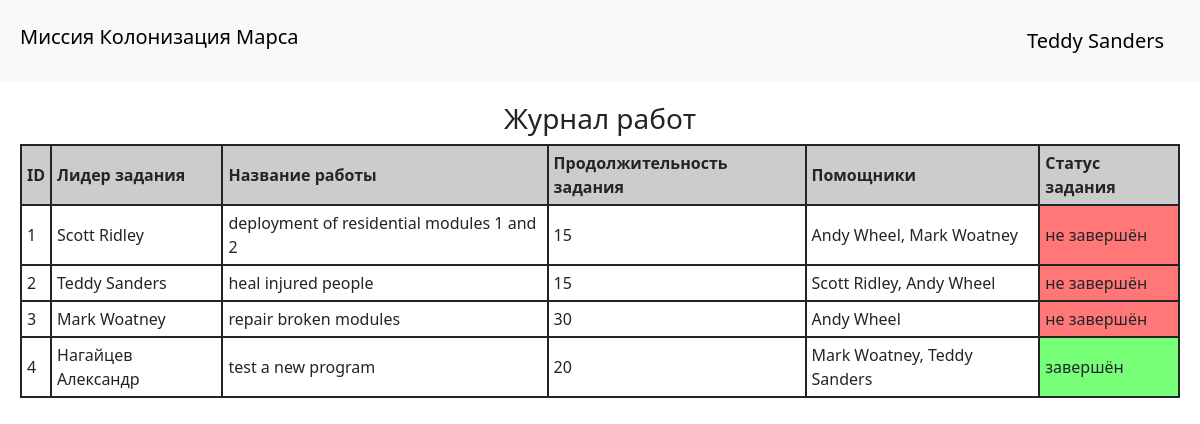
The page /worklog (signed in) on the database its author committed.
### users.py (models this page shows, shortened)
class User(SqlAlchemyBase, UserMixin):
    __tablename__ = 'users'
    id = Column(Integer, primary_key=True, autoincrement=True)
    surname = Column(String, nullable=True)
    name = Column(String, nullable=True)
    age = Column(Integer, nullable=True)
    position = Column(String, nullable=True)
    speciality = Column(String, nullable=True)
    address = Column(String, nullable=True)
    email = Column(String, unique=True, nullable=True)
    hashed_password = Column(String, nullable=True)
    modified_date = Column(DateTime, default=datetime.datetime.now)
    job = orm.relationship("Jobs", back_populates="user")

### jobs.py (models this page shows, shortened)
class Jobs(SqlAlchemyBase):
    __tablename__ = 'jobs'
    id = Column(Integer, primary_key=True, autoincrement=True)
    team_leader = Column(Integer, ForeignKey("users.id"))
    job = Column(String, nullable=True)
    work_size = Column(Integer, nullable=True)
    collaborators = Column(String, nullable=True)
    start_date = Column(DateTime, default=datetime.datetime.now)
    end_date = Column(DateTime, default=datetime.datetime.now)
    is_finished = Column(Boolean, nullable=True)
    user = orm.relationship("User")

### main.py (the view)
@app.route("/worklog")
@login_required
def worklog():
    return render_template("worklog.html", title="Журнал работы",
                           stylesheet_path=url_for('static', filename='css/style.css'),
                           jobs=db_sess.query(Jobs).all(), users=db_sess.query(User).all())

### main.py (called while the page is built)
@login_manager.user_loader
def load_user(user_id):
    return db_sess.query(User).get(user_id)

### templates/worklog.html
{% extends "base.html" %}
{% block content %}
<h3 align="center">Журнал работ</h3>
<table class="table_padding" align="center">
    <tr>
        <th>ID</th>
        <th>Лидер задания</th>
        <th>Название работы</th>
        <th>Продолжительность задания</th>
        <th>Помощники</th>
        <th>Статус задания</th>
    </tr>
    {% for job in jobs %}
    <tr>
        <td>{{ job.id }}</td>
        {% set leader = users[job.team_leader - 1] %}
        <td>{{ leader.surname }} {{ leader.name }}</td>
        <td>{{ job.job }}</td>
        <td>{{ job.work_size }}</td>
        <td>
            {% for collaborator in job.collaborators.split(", ") %}
                {% set user = users[collaborator|int - 1] %}
                {{user.surname}} {{user.name}}{% if not loop.last %}, {% endif %}
            {% endfor %}
        </td>
        <td style="background-color: #{% if job.is_finished == 1 %}77FF77{% else %}FF7777{% endif %}">
            {% if job.is_finished == 1 %}завершён{% else %}не завершён{% endif %}
        </td>
    </tr>
    {% endfor %}
</table>
{% endblock %}

### templates/base.html (shortened to what this page needs)
<!DOCTYPE html>
<html>
<head>
    <link href="https://cdn.jsdelivr.net/npm/bootstrap@5.3.0-alpha1/dist/css/bootstrap.min.css" rel="stylesheet"
/>
    <link rel="stylesheet" type="text/css" href="{{ stylesheet_path }}"/>
</head>
<body>
    <header>
        <nav class="navbar navbar-light bg-light" style="padding: 20px">
            <div padding="20px">
                <h1 class="navbar-brand">Миссия Колонизация Марса</h1>
            </div>
            {% if current_user.is_authenticated %}
                <a class="navbar-brand" href="/logout">{{ current_user.surname}} {{ current_user.name }}</a>
            {% else %}
                <p>
                    <a class="btn btn-primary" href="/register">Зарегистрироваться</a>
                    <a class="btn btn-success" href="/login">Войти</a>
                </p>
            {% endif %}
        </nav>
    </header>
    <main class="padding">
        {% block content %} {% endblock %}
    </main>
</body>
</html>

### static/css/style.css (style rules this page uses)
th { background-color: #cccccc; border: 2px solid; bordercolor: #000000; padding: 5px; }
td { background-color: #ffffff; border: 2px solid; bordercolor: #000000; padding: 5px; }
.padding { padding: 20px; }

### rows shown on the page
User: surname "Teddy", name "Sanders", surname "Teddy", name "Sanders"
Jobs: id "1", job "deployment of residential modules 1 and 2", work_size "15", is_finished "не завершён"
User: surname "Scott", name "Ridley", surname "Scott", name "Ridley"
User: surname "Andy" "Andy" "Andy", name "Wheel" "Wheel" "Wheel"
User: surname "Mark" "Mark", name "Woatney" "Woatney", surname "Mark", name "Woatney"
Jobs: id "2", job "heal injured people", work_size "15", is_finished "не завершён"
Jobs: id "3", job "repair broken modules", work_size "30", is_finished "не завершён"
Jobs: id "4", job "test a new program", work_size "20", is_finished "завершён"
User: surname "Нагайцев", name "Александр"
